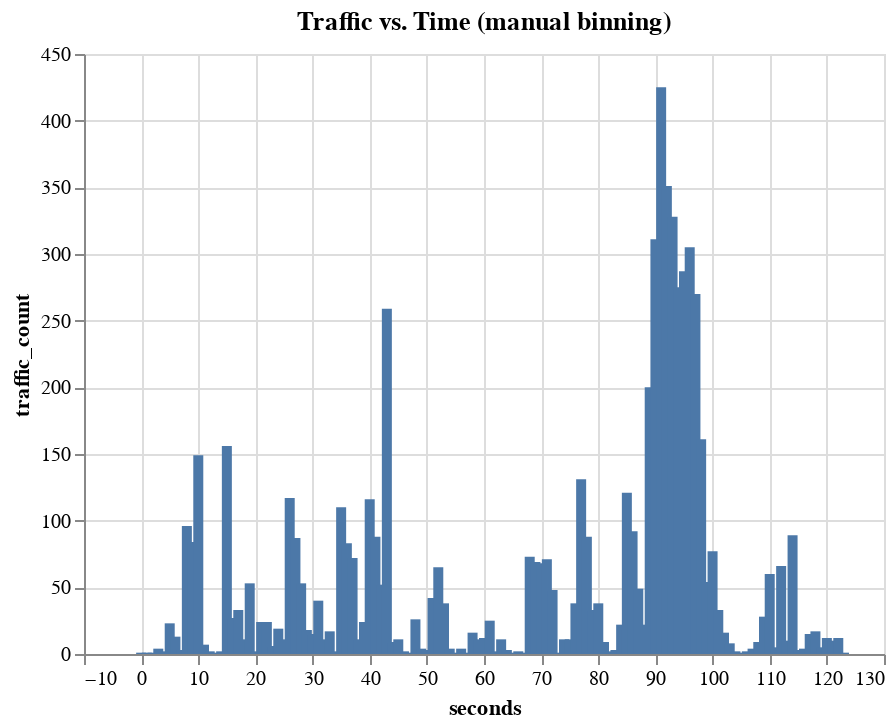

Source (notebook cell):
### Code cell
hand_binning(packet_df)

### Figure 1 — Vega-Lite specification as saved in the notebook (floating-point values rounded to 4 significant figures)
{"config": {"view": {"continuousWidth": 400, "continuousHeight": 300}}, "data": {"name": "data-975d57a6d9b038094a6c55568d58a7e9"}, "mark": "bar", "encoding": {"x": {"type": "quantitative", "field": "seconds"}, "y": {"type": "quantitative", "field": "traffic_count"}}, "title": "Traffic vs. Time (manual binning)", "$schema": "https://vega.github.io/schema/vega-lite/v4.8.1.json", "datasets": {"data-975d57a6d9b038094a6c55568d58a7e9": [{"traffic_count": 1, "seconds": 0}, {"traffic_count": 1, "seconds": 1}, {"traffic_count": 1, "seconds": 2}, {"traffic_count": 4, "seconds": 3}, {"traffic_count": 2, "seconds": 4}, {"traffic_count": 23, "seconds": 5}, {"traffic_count": 13, "seconds": 6}, {"traffic_count": 3, "seconds": 7}, {"traffic_count": 96, "seconds": 8}, {"traffic_count": 84, "seconds": 9}, {"traffic_count": 149, "seconds": 10}, {"traffic_count": 7, "seconds": 11}, {"traffic_count": 2, "seconds": 12}, {"traffic_count": 1, "seconds": 13}, {"traffic_count": 2, "seconds": 14}, {"traffic_count": 156, "seconds": 15}, {"traffic_count": 27, "seconds": 16}, {"traffic_count": 33, "seconds": 17}, {"traffic_count": 11, "seconds": 18}, {"traffic_count": 53, "seconds": 19}, {"traffic_count": 2, "seconds": 20}, {"traffic_count": 24, "seconds": 21}, {"traffic_count": 24, "seconds": 22}, {"traffic_count": 6, "seconds": 23}, {"traffic_count": 19, "seconds": 24}, {"traffic_count": 11, "seconds": 25}, {"traffic_count": 117, "seconds": 26}, {"traffic_count": 87, "seconds": 27}, {"traffic_count": 53, "seconds": 28}, {"traffic_count": 18, "seconds": 29}, {"traffic_count": 15, "seconds": 30}, {"traffic_count": 40, "seconds": 31}, {"traffic_count": 11, "seconds": 32}, {"traffic_count": 17, "seconds": 33}, {"traffic_count": 2, "seconds": 34}, {"traffic_count": 110, "seconds": 35}, {"traffic_count": 83, "seconds": 36}, {"traffic_count": 72, "seconds": 37}, {"traffic_count": 11, "seconds": 38}, {"traffic_count": 24, "seconds": 39}, {"traffic_count": 116, "seconds": 40}, {"traffic_count": 88, "seconds": 41}, {"traffic_count": 52, "seconds": 42}, {"traffic_count": 259, "seconds": 43}, {"traffic_count": 9, "seconds": 44}, {"traffic_count": 11, "seconds": 45}, {"traffic_count": 2, "seconds": 46}, {"traffic_count": 1, "seconds": 47}, {"traffic_count": 26, "seconds": 48}, {"traffic_count": 4, "seconds": 49}, {"traffic_count": 3, "seconds": 50}, {"traffic_count": 42, "seconds": 51}, {"traffic_count": 65, "seconds": 52}, {"traffic_count": 38, "seconds": 53}, {"traffic_count": 4, "seconds": 54}, {"traffic_count": 1, "seconds": 55}, {"traffic_count": 4, "seconds": 56}, {"traffic_count": 1, "seconds": 57}, {"traffic_count": 16, "seconds": 58}, {"traffic_count": 11, "seconds": 59}, {"traffic_count": 12, "seconds": 60}, {"traffic_count": 25, "seconds": 61}, {"traffic_count": 2, "seconds": 62}, {"traffic_count": 11, "seconds": 63}, {"traffic_count": 3, "seconds": 64}, {"traffic_count": 1, "seconds": 65}, {"traffic_count": 2, "seconds": 66}, {"traffic_count": 1, "seconds": 67}, {"traffic_count": 73, "seconds": 68}, {"traffic_count": 69, "seconds": 69}, {"traffic_count": 68, "seconds": 70}, {"traffic_count": 71, "seconds": 71}, {"traffic_count": 48, "seconds": 72}, {"traffic_count": 1, "seconds": 73}, {"traffic_count": 11, "seconds": 74}, {"traffic_count": 11, "seconds": 75}, {"traffic_count": 38, "seconds": 76}, {"traffic_count": 131, "seconds": 77}, {"traffic_count": 88, "seconds": 78}, {"traffic_count": 33, "seconds": 79}, {"traffic_count": 38, "seconds": 80}, {"traffic_count": 9, "seconds": 81}, {"traffic_count": 2, "seconds": 82}, {"traffic_count": 3, "seconds": 83}, {"traffic_count": 22, "seconds": 84}, {"traffic_count": 121, "seconds": 85}, {"traffic_count": 92, "seconds": 86}, {"traffic_count": 49, "seconds": 87}, {"traffic_count": 22, "seconds": 88}, {"traffic_count": 200, "seconds": 89}, {"traffic_count": 311, "seconds": 90}, {"traffic_count": 425, "seconds": 91}, {"traffic_count": 351, "seconds": 92}, {"traffic_count": 328, "seconds": 93}, {"traffic_count": 275, "seconds": 94}, {"traffic_count": 287, "seconds": 95}, {"traffic_count": 305, "seconds": 96}, {"traffic_count": 270, "seconds": 97}, {"traffic_count": 161, "seconds": 98}, {"traffic_count": 54, "seconds": 99}, {"traffic_count": 77, "seconds": 100}, {"traffic_count": 33, "seconds": 101}, {"traffic_count": 16, "seconds": 102}, {"traffic_count": 8, "seconds": 103}, {"traffic_count": 2, "seconds": 104}, {"traffic_count": 1, "seconds": 105}, {"traffic_count": 2, "seconds": 106}, {"traffic_count": 4, "seconds": 107}, {"traffic_count": 9, "seconds": 108}, {"traffic_count": 28, "seconds": 109}, {"traffic_count": 60, "seconds": 110}, {"traffic_count": 5, "seconds": 111}, {"traffic_count": 66, "seconds": 112}, {"traffic_count": 10, "seconds": 113}, {"traffic_count": 89, "seconds": 114}, {"traffic_count": 3, "seconds": 115}, {"traffic_count": 4, "seconds": 116}, {"traffic_count": 15, "seconds": 117}, {"traffic_count": 17, "seconds": 118}, {"traffic_count": 5, "seconds": 119}, {"traffic_count": 12, "seconds": 120}, {"traffic_count": 10, "seconds": 121}, {"traffic_count": 12, "seconds": 122}, {"traffic_count": 1, "seconds": 123}]}}
